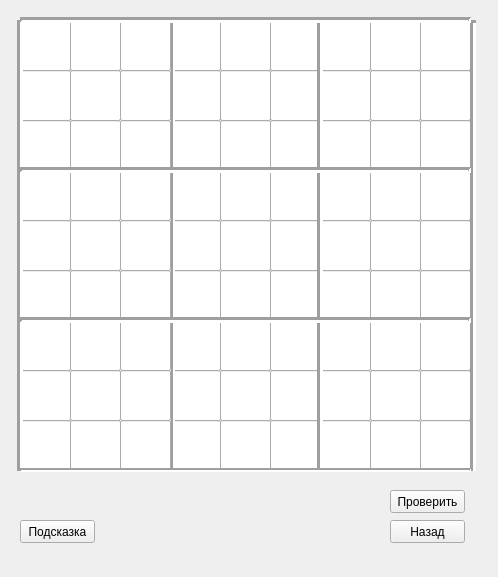
<?xml version="1.0" encoding="UTF-8"?>
<ui version="4.0">
 <class>MainWindow</class>
 <widget class="QMainWindow" name="MainWindow">
  <property name="geometry">
   <rect>
    <x>0</x>
    <y>0</y>
    <width>498</width>
    <height>577</height>
   </rect>
  </property>
  <property name="windowTitle">
   <string>Судоку</string>
  </property>
  <widget class="QWidget" name="centralwidget">
   <widget class="QPushButton" name="pushButton">
    <property name="geometry">
     <rect>
      <x>390</x>
      <y>490</y>
      <width>75</width>
      <height>23</height>
     </rect>
    </property>
    <property name="text">
     <string>Проверить</string>
    </property>
   </widget>
   <widget class="QLabel" name="label">
    <property name="geometry">
     <rect>
      <x>20</x>
      <y>490</y>
      <width>351</width>
      <height>20</height>
     </rect>
    </property>
    <property name="text">
     <string/>
    </property>
   </widget>
   <widget class="QLineEdit" name="lineEdit_1">
    <property name="geometry">
     <rect>
      <x>20</x>
      <y>20</y>
      <width>51</width>
      <height>51</height>
     </rect>
    </property>
   </widget>
   <widget class="QLineEdit" name="lineEdit_2">
    <property name="geometry">
     <rect>
      <x>70</x>
      <y>20</y>
      <width>51</width>
      <height>51</height>
     </rect>
    </property>
   </widget>
   <widget class="QLineEdit" name="lineEdit_3">
    <property name="geometry">
     <rect>
      <x>120</x>
      <y>20</y>
      <width>51</width>
      <height>51</height>
     </rect>
    </property>
   </widget>
   <widget class="QLineEdit" name="lineEdit_4">
    <property name="geometry">
     <rect>
      <x>20</x>
      <y>70</y>
      <width>51</width>
      <height>51</height>
     </rect>
    </property>
   </widget>
   <widget class="QLineEdit" name="lineEdit_5">
    <property name="geometry">
     <rect>
      <x>70</x>
      <y>70</y>
      <width>51</width>
      <height>51</height>
     </rect>
    </property>
   </widget>
   <widget class="QLineEdit" name="lineEdit_6">
    <property name="geometry">
     <rect>
      <x>120</x>
      <y>70</y>
      <width>51</width>
      <height>51</height>
     </rect>
    </property>
   </widget>
   <widget class="QLineEdit" name="lineEdit_7">
    <property name="geometry">
     <rect>
      <x>20</x>
      <y>120</y>
      <width>51</width>
      <height>51</height>
     </rect>
    </property>
   </widget>
   <widget class="QLineEdit" name="lineEdit_8">
    <property name="geometry">
     <rect>
      <x>70</x>
      <y>120</y>
      <width>51</width>
      <height>51</height>
     </rect>
    </property>
   </widget>
   <widget class="QLineEdit" name="lineEdit_9">
    <property name="geometry">
     <rect>
      <x>120</x>
      <y>120</y>
      <width>51</width>
      <height>51</height>
     </rect>
    </property>
   </widget>
   <widget class="QLineEdit" name="lineEdit_10">
    <property name="geometry">
     <rect>
      <x>170</x>
      <y>20</y>
      <width>51</width>
      <height>51</height>
     </rect>
    </property>
   </widget>
   <widget class="QLineEdit" name="lineEdit_11">
    <property name="geometry">
     <rect>
      <x>220</x>
      <y>20</y>
      <width>51</width>
      <height>51</height>
     </rect>
    </property>
   </widget>
   <widget class="QLineEdit" name="lineEdit_12">
    <property name="geometry">
     <rect>
      <x>270</x>
      <y>20</y>
      <width>51</width>
      <height>51</height>
     </rect>
    </property>
   </widget>
   <widget class="QLineEdit" name="lineEdit_13">
    <property name="geometry">
     <rect>
      <x>170</x>
      <y>70</y>
      <width>51</width>
      <height>51</height>
     </rect>
    </property>
   </widget>
   <widget class="QLineEdit" name="lineEdit_14">
    <property name="geometry">
     <rect>
      <x>220</x>
      <y>70</y>
      <width>51</width>
      <height>51</height>
     </rect>
    </property>
   </widget>
   <widget class="QLineEdit" name="lineEdit_15">
    <property name="geometry">
     <rect>
      <x>270</x>
      <y>70</y>
      <width>51</width>
      <height>51</height>
     </rect>
    </property>
   </widget>
   <widget class="QLineEdit" name="lineEdit_16">
    <property name="geometry">
     <rect>
      <x>170</x>
      <y>120</y>
      <width>51</width>
      <height>51</height>
     </rect>
    </property>
   </widget>
   <widget class="QLineEdit" name="lineEdit_17">
    <property name="geometry">
     <rect>
      <x>220</x>
      <y>120</y>
      <width>51</width>
      <height>51</height>
     </rect>
    </property>
   </widget>
   <widget class="QLineEdit" name="lineEdit_18">
    <property name="geometry">
     <rect>
      <x>270</x>
      <y>120</y>
      <width>51</width>
      <height>51</height>
     </rect>
    </property>
   </widget>
   <widget class="QLineEdit" name="lineEdit_19">
    <property name="geometry">
     <rect>
      <x>320</x>
      <y>20</y>
      <width>51</width>
      <height>51</height>
     </rect>
    </property>
   </widget>
   <widget class="QLineEdit" name="lineEdit_20">
    <property name="geometry">
     <rect>
      <x>370</x>
      <y>20</y>
      <width>51</width>
      <height>51</height>
     </rect>
    </property>
   </widget>
   <widget class="QLineEdit" name="lineEdit_21">
    <property name="geometry">
     <rect>
      <x>420</x>
      <y>20</y>
      <width>51</width>
      <height>51</height>
     </rect>
    </property>
   </widget>
   <widget class="QLineEdit" name="lineEdit_22">
    <property name="geometry">
     <rect>
      <x>320</x>
      <y>70</y>
      <width>51</width>
      <height>51</height>
     </rect>
    </property>
   </widget>
   <widget class="QLineEdit" name="lineEdit_23">
    <property name="geometry">
     <rect>
      <x>370</x>
      <y>70</y>
      <width>51</width>
      <height>51</height>
     </rect>
    </property>
   </widget>
   <widget class="QLineEdit" name="lineEdit_24">
    <property name="geometry">
     <rect>
      <x>420</x>
      <y>70</y>
      <width>51</width>
      <height>51</height>
     </rect>
    </property>
   </widget>
   <widget class="QLineEdit" name="lineEdit_25">
    <property name="geometry">
     <rect>
      <x>320</x>
      <y>120</y>
      <width>51</width>
      <height>51</height>
     </rect>
    </property>
   </widget>
   <widget class="QLineEdit" name="lineEdit_26">
    <property name="geometry">
     <rect>
      <x>370</x>
      <y>120</y>
      <width>51</width>
      <height>51</height>
     </rect>
    </property>
   </widget>
   <widget class="QLineEdit" name="lineEdit_27">
    <property name="geometry">
     <rect>
      <x>420</x>
      <y>120</y>
      <width>51</width>
      <height>51</height>
     </rect>
    </property>
   </widget>
   <widget class="QLineEdit" name="lineEdit_28">
    <property name="geometry">
     <rect>
      <x>20</x>
      <y>170</y>
      <width>51</width>
      <height>51</height>
     </rect>
    </property>
   </widget>
   <widget class="QLineEdit" name="lineEdit_29">
    <property name="geometry">
     <rect>
      <x>70</x>
      <y>170</y>
      <width>51</width>
      <height>51</height>
     </rect>
    </property>
   </widget>
   <widget class="QLineEdit" name="lineEdit_30">
    <property name="geometry">
     <rect>
      <x>120</x>
      <y>170</y>
      <width>51</width>
      <height>51</height>
     </rect>
    </property>
   </widget>
   <widget class="QLineEdit" name="lineEdit_31">
    <property name="geometry">
     <rect>
      <x>20</x>
      <y>220</y>
      <width>51</width>
      <height>51</height>
     </rect>
    </property>
   </widget>
   <widget class="QLineEdit" name="lineEdit_32">
    <property name="geometry">
     <rect>
      <x>70</x>
      <y>220</y>
      <width>51</width>
      <height>51</height>
     </rect>
    </property>
   </widget>
   <widget class="QLineEdit" name="lineEdit_33">
    <property name="geometry">
     <rect>
      <x>120</x>
      <y>220</y>
      <width>51</width>
      <height>51</height>
     </rect>
    </property>
   </widget>
   <widget class="QLineEdit" name="lineEdit_34">
    <property name="geometry">
     <rect>
      <x>20</x>
      <y>270</y>
      <width>51</width>
      <height>51</height>
     </rect>
    </property>
   </widget>
   <widget class="QLineEdit" name="lineEdit_35">
    <property name="geometry">
     <rect>
      <x>70</x>
      <y>270</y>
      <width>51</width>
      <height>51</height>
     </rect>
    </property>
   </widget>
   <widget class="QLineEdit" name="lineEdit_36">
    <property name="geometry">
     <rect>
      <x>120</x>
      <y>270</y>
      <width>51</width>
      <height>51</height>
     </rect>
    </property>
   </widget>
   <widget class="QLineEdit" name="lineEdit_37">
    <property name="geometry">
     <rect>
      <x>170</x>
      <y>170</y>
      <width>51</width>
      <height>51</height>
     </rect>
    </property>
   </widget>
   <widget class="QLineEdit" name="lineEdit_38">
    <property name="geometry">
     <rect>
      <x>220</x>
      <y>170</y>
      <width>51</width>
      <height>51</height>
     </rect>
    </property>
   </widget>
   <widget class="QLineEdit" name="lineEdit_39">
    <property name="geometry">
     <rect>
      <x>270</x>
      <y>170</y>
      <width>51</width>
      <height>51</height>
     </rect>
    </property>
   </widget>
   <widget class="QLineEdit" name="lineEdit_40">
    <property name="geometry">
     <rect>
      <x>170</x>
      <y>220</y>
      <width>51</width>
      <height>51</height>
     </rect>
    </property>
   </widget>
   <widget class="QLineEdit" name="lineEdit_41">
    <property name="geometry">
     <rect>
      <x>220</x>
      <y>220</y>
      <width>51</width>
      <height>51</height>
     </rect>
    </property>
   </widget>
   <widget class="QLineEdit" name="lineEdit_42">
    <property name="geometry">
     <rect>
      <x>270</x>
      <y>220</y>
      <width>51</width>
      <height>51</height>
     </rect>
    </property>
   </widget>
   <widget class="QLineEdit" name="lineEdit_43">
    <property name="geometry">
     <rect>
      <x>170</x>
      <y>270</y>
      <width>51</width>
      <height>51</height>
     </rect>
    </property>
   </widget>
   <widget class="QLineEdit" name="lineEdit_44">
    <property name="geometry">
     <rect>
      <x>220</x>
      <y>270</y>
      <width>51</width>
      <height>51</height>
     </rect>
    </property>
   </widget>
   <widget class="QLineEdit" name="lineEdit_45">
    <property name="geometry">
     <rect>
      <x>270</x>
      <y>270</y>
      <width>51</width>
      <height>51</height>
     </rect>
    </property>
   </widget>
   <widget class="QLineEdit" name="lineEdit_46">
    <property name="geometry">
     <rect>
      <x>320</x>
      <y>170</y>
      <width>51</width>
      <height>51</height>
     </rect>
    </property>
   </widget>
   <widget class="QLineEdit" name="lineEdit_47">
    <property name="geometry">
     <rect>
      <x>370</x>
      <y>170</y>
      <width>51</width>
      <height>51</height>
     </rect>
    </property>
   </widget>
   <widget class="QLineEdit" name="lineEdit_48">
    <property name="geometry">
     <rect>
      <x>420</x>
      <y>170</y>
      <width>51</width>
      <height>51</height>
     </rect>
    </property>
   </widget>
   <widget class="QLineEdit" name="lineEdit_49">
    <property name="geometry">
     <rect>
      <x>320</x>
      <y>220</y>
      <width>51</width>
      <height>51</height>
     </rect>
    </property>
   </widget>
   <widget class="QLineEdit" name="lineEdit_50">
    <property name="geometry">
     <rect>
      <x>370</x>
      <y>220</y>
      <width>51</width>
      <height>51</height>
     </rect>
    </property>
   </widget>
   <widget class="QLineEdit" name="lineEdit_51">
    <property name="geometry">
     <rect>
      <x>420</x>
      <y>220</y>
      <width>51</width>
      <height>51</height>
     </rect>
    </property>
   </widget>
   <widget class="QLineEdit" name="lineEdit_52">
    <property name="geometry">
     <rect>
      <x>320</x>
      <y>270</y>
      <width>51</width>
      <height>51</height>
     </rect>
    </property>
   </widget>
   <widget class="QLineEdit" name="lineEdit_53">
    <property name="geometry">
     <rect>
      <x>370</x>
      <y>270</y>
      <width>51</width>
      <height>51</height>
     </rect>
    </property>
   </widget>
   <widget class="QLineEdit" name="lineEdit_54">
    <property name="geometry">
     <rect>
      <x>420</x>
      <y>270</y>
      <width>51</width>
      <height>51</height>
     </rect>
    </property>
   </widget>
   <widget class="QLineEdit" name="lineEdit_55">
    <property name="geometry">
     <rect>
      <x>20</x>
      <y>320</y>
      <width>51</width>
      <height>51</height>
     </rect>
    </property>
   </widget>
   <widget class="QLineEdit" name="lineEdit_56">
    <property name="geometry">
     <rect>
      <x>70</x>
      <y>320</y>
      <width>51</width>
      <height>51</height>
     </rect>
    </property>
   </widget>
   <widget class="QLineEdit" name="lineEdit_57">
    <property name="geometry">
     <rect>
      <x>120</x>
      <y>320</y>
      <width>51</width>
      <height>51</height>
     </rect>
    </property>
   </widget>
   <widget class="QLineEdit" name="lineEdit_58">
    <property name="geometry">
     <rect>
      <x>20</x>
      <y>370</y>
      <width>51</width>
      <height>51</height>
     </rect>
    </property>
   </widget>
   <widget class="QLineEdit" name="lineEdit_59">
    <property name="geometry">
     <rect>
      <x>70</x>
      <y>370</y>
      <width>51</width>
      <height>51</height>
     </rect>
    </property>
   </widget>
   <widget class="QLineEdit" name="lineEdit_60">
    <property name="geometry">
     <rect>
      <x>120</x>
      <y>370</y>
      <width>51</width>
      <height>51</height>
     </rect>
    </property>
   </widget>
   <widget class="QLineEdit" name="lineEdit_61">
    <property name="geometry">
     <rect>
      <x>20</x>
      <y>420</y>
      <width>51</width>
      <height>51</height>
     </rect>
    </property>
   </widget>
   <widget class="QLineEdit" name="lineEdit_62">
    <property name="geometry">
     <rect>
      <x>70</x>
      <y>420</y>
      <width>51</width>
      <height>51</height>
     </rect>
    </property>
   </widget>
   <widget class="QLineEdit" name="lineEdit_63">
    <property name="geometry">
     <rect>
      <x>120</x>
      <y>420</y>
      <width>51</width>
      <height>51</height>
     </rect>
    </property>
   </widget>
   <widget class="QLineEdit" name="lineEdit_64">
    <property name="geometry">
     <rect>
      <x>170</x>
      <y>320</y>
      <width>51</width>
      <height>51</height>
     </rect>
    </property>
   </widget>
   <widget class="QLineEdit" name="lineEdit_65">
    <property name="geometry">
     <rect>
      <x>220</x>
      <y>320</y>
      <width>51</width>
      <height>51</height>
     </rect>
    </property>
   </widget>
   <widget class="QLineEdit" name="lineEdit_66">
    <property name="geometry">
     <rect>
      <x>270</x>
      <y>320</y>
      <width>51</width>
      <height>51</height>
     </rect>
    </property>
   </widget>
   <widget class="QLineEdit" name="lineEdit_67">
    <property name="geometry">
     <rect>
      <x>170</x>
      <y>370</y>
      <width>51</width>
      <height>51</height>
     </rect>
    </property>
   </widget>
   <widget class="QLineEdit" name="lineEdit_68">
    <property name="geometry">
     <rect>
      <x>220</x>
      <y>370</y>
      <width>51</width>
      <height>51</height>
     </rect>
    </property>
   </widget>
   <widget class="QLineEdit" name="lineEdit_69">
    <property name="geometry">
     <rect>
      <x>270</x>
      <y>370</y>
      <width>51</width>
      <height>51</height>
     </rect>
    </property>
   </widget>
   <widget class="QLineEdit" name="lineEdit_70">
    <property name="geometry">
     <rect>
      <x>170</x>
      <y>420</y>
      <width>51</width>
      <height>51</height>
     </rect>
    </property>
   </widget>
   <widget class="QLineEdit" name="lineEdit_71">
    <property name="geometry">
     <rect>
      <x>220</x>
      <y>420</y>
      <width>51</width>
      <height>51</height>
     </rect>
    </property>
   </widget>
   <widget class="QLineEdit" name="lineEdit_72">
    <property name="geometry">
     <rect>
      <x>270</x>
      <y>420</y>
      <width>51</width>
      <height>51</height>
     </rect>
    </property>
   </widget>
   <widget class="QLineEdit" name="lineEdit_73">
    <property name="geometry">
     <rect>
      <x>320</x>
      <y>320</y>
      <width>51</width>
      <height>51</height>
     </rect>
    </property>
   </widget>
   <widget class="QLineEdit" name="lineEdit_74">
    <property name="geometry">
     <rect>
      <x>370</x>
      <y>320</y>
      <width>51</width>
      <height>51</height>
     </rect>
    </property>
   </widget>
   <widget class="QLineEdit" name="lineEdit_75">
    <property name="geometry">
     <rect>
      <x>420</x>
      <y>320</y>
      <width>51</width>
      <height>51</height>
     </rect>
    </property>
   </widget>
   <widget class="QLineEdit" name="lineEdit_76">
    <property name="geometry">
     <rect>
      <x>320</x>
      <y>370</y>
      <width>51</width>
      <height>51</height>
     </rect>
    </property>
   </widget>
   <widget class="QLineEdit" name="lineEdit_77">
    <property name="geometry">
     <rect>
      <x>370</x>
      <y>370</y>
      <width>51</width>
      <height>51</height>
     </rect>
    </property>
   </widget>
   <widget class="QLineEdit" name="lineEdit_78">
    <property name="geometry">
     <rect>
      <x>420</x>
      <y>370</y>
      <width>51</width>
      <height>51</height>
     </rect>
    </property>
   </widget>
   <widget class="QLineEdit" name="lineEdit_79">
    <property name="geometry">
     <rect>
      <x>320</x>
      <y>420</y>
      <width>51</width>
      <height>51</height>
     </rect>
    </property>
   </widget>
   <widget class="QLineEdit" name="lineEdit_80">
    <property name="geometry">
     <rect>
      <x>370</x>
      <y>420</y>
      <width>51</width>
      <height>51</height>
     </rect>
    </property>
   </widget>
   <widget class="QLineEdit" name="lineEdit_81">
    <property name="geometry">
     <rect>
      <x>420</x>
      <y>420</y>
      <width>51</width>
      <height>51</height>
     </rect>
    </property>
   </widget>
   <widget class="QPushButton" name="pushButton_2">
    <property name="geometry">
     <rect>
      <x>390</x>
      <y>520</y>
      <width>75</width>
      <height>23</height>
     </rect>
    </property>
    <property name="text">
     <string>Назад</string>
    </property>
   </widget>
   <widget class="QPushButton" name="pushButton_3">
    <property name="geometry">
     <rect>
      <x>20</x>
      <y>520</y>
      <width>75</width>
      <height>23</height>
     </rect>
    </property>
    <property name="text">
     <string>Подсказка</string>
    </property>
   </widget>
   <widget class="Line" name="line">
    <property name="geometry">
     <rect>
      <x>153</x>
      <y>20</y>
      <width>41</width>
      <height>451</height>
     </rect>
    </property>
    <property name="lineWidth">
     <number>2</number>
    </property>
    <property name="orientation">
     <enum>Qt::Vertical</enum>
    </property>
   </widget>
   <widget class="Line" name="line_2">
    <property name="geometry">
     <rect>
      <x>300</x>
      <y>20</y>
      <width>41</width>
      <height>451</height>
     </rect>
    </property>
    <property name="lineWidth">
     <number>3</number>
    </property>
    <property name="orientation">
     <enum>Qt::Vertical</enum>
    </property>
   </widget>
   <widget class="Line" name="line_3">
    <property name="geometry">
     <rect>
      <x>0</x>
      <y>20</y>
      <width>41</width>
      <height>451</height>
     </rect>
    </property>
    <property name="lineWidth">
     <number>3</number>
    </property>
    <property name="orientation">
     <enum>Qt::Vertical</enum>
    </property>
   </widget>
   <widget class="Line" name="line_4">
    <property name="geometry">
     <rect>
      <x>443</x>
      <y>20</y>
      <width>61</width>
      <height>451</height>
     </rect>
    </property>
    <property name="lineWidth">
     <number>3</number>
    </property>
    <property name="orientation">
     <enum>Qt::Vertical</enum>
    </property>
   </widget>
   <widget class="Line" name="line_5">
    <property name="geometry">
     <rect>
      <x>20</x>
      <y>10</y>
      <width>451</width>
      <height>21</height>
     </rect>
    </property>
    <property name="lineWidth">
     <number>3</number>
    </property>
    <property name="orientation">
     <enum>Qt::Horizontal</enum>
    </property>
   </widget>
   <widget class="Line" name="line_6">
    <property name="geometry">
     <rect>
      <x>20</x>
      <y>160</y>
      <width>451</width>
      <height>21</height>
     </rect>
    </property>
    <property name="lineWidth">
     <number>3</number>
    </property>
    <property name="orientation">
     <enum>Qt::Horizontal</enum>
    </property>
   </widget>
   <widget class="Line" name="line_8">
    <property name="geometry">
     <rect>
      <x>20</x>
      <y>310</y>
      <width>451</width>
      <height>21</height>
     </rect>
    </property>
    <property name="lineWidth">
     <number>3</number>
    </property>
    <property name="orientation">
     <enum>Qt::Horizontal</enum>
    </property>
   </widget>
   <widget class="Line" name="line_7">
    <property name="geometry">
     <rect>
      <x>20</x>
      <y>455</y>
      <width>451</width>
      <height>31</height>
     </rect>
    </property>
    <property name="lineWidth">
     <number>2</number>
    </property>
    <property name="orientation">
     <enum>Qt::Horizontal</enum>
    </property>
   </widget>
   <widget class="QLabel" name="label_2">
    <property name="geometry">
     <rect>
      <x>100</x>
      <y>520</y>
      <width>281</width>
      <height>20</height>
     </rect>
    </property>
    <property name="text">
     <string/>
    </property>
   </widget>
  </widget>
  <widget class="QMenuBar" name="menubar">
   <property name="geometry">
    <rect>
     <x>0</x>
     <y>0</y>
     <width>498</width>
     <height>21</height>
    </rect>
   </property>
  </widget>
 </widget>
 <resources/>
 <connections/>
</ui>
